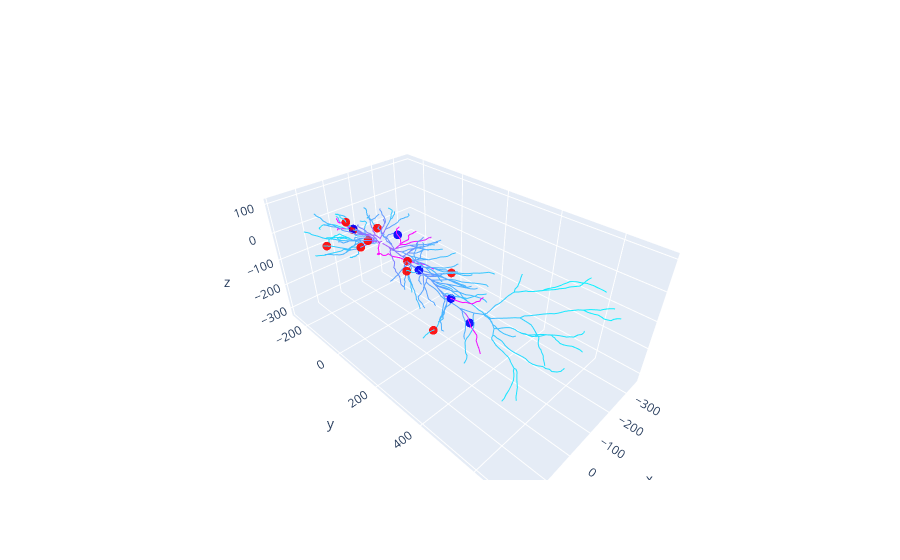

Here is the notebook cell this chart was saved with:
### Code cell
ps = h.PlotShape(False)
ps.variable(error)
ps.scale(0, 1)

ps2 = ps.plot(plotly, cmap=cm.cool)

for seg_ind in stimuli:
    seg = pyr.all_input_segments[int(seg_ind)]
    ps2.mark(seg, marker_size=3, marker_color=event_type2color(stimuli[seg_ind]._id), marker_opacity=.9)

ps2.show()
